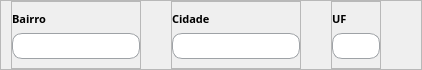
          <widget class="QFrame" name="frame_46">
           <property name="sizePolicy">
            <sizepolicy hsizetype="Preferred" vsizetype="Expanding">
             <horstretch>0</horstretch>
             <verstretch>0</verstretch>
            </sizepolicy>
           </property>
           <property name="minimumSize">
            <size>
             <width>0</width>
             <height>70</height>
            </size>
           </property>
           <property name="maximumSize">
            <size>
             <width>16777215</width>
             <height>70</height>
            </size>
           </property>
           <property name="frameShape">
            <enum>QFrame::StyledPanel</enum>
           </property>
           <property name="frameShadow">
            <enum>QFrame::Raised</enum>
           </property>
           <layout class="QGridLayout" name="gridLayout_41">
            <property name="leftMargin">
             <number>10</number>
            </property>
            <property name="topMargin">
             <number>0</number>
            </property>
            <property name="rightMargin">
             <number>0</number>
            </property>
            <property name="bottomMargin">
             <number>0</number>
            </property>
            <property name="horizontalSpacing">
             <number>30</number>
            </property>
            <property name="verticalSpacing">
             <number>9</number>
            </property>
            <item row="0" column="1">
             <widget class="QFrame" name="frame_50">
              <property name="maximumSize">
               <size>
                <width>150</width>
                <height>70</height>
               </size>
              </property>
              <property name="frameShape">
               <enum>QFrame::StyledPanel</enum>
              </property>
              <property name="frameShadow">
               <enum>QFrame::Raised</enum>
              </property>
              <layout class="QGridLayout" name="gridLayout_47">
               <property name="leftMargin">
                <number>0</number>
               </property>
               <property name="topMargin">
                <number>9</number>
               </property>
               <property name="rightMargin">
                <number>0</number>
               </property>
               <item row="0" column="0">
                <widget class="QLabel" name="label_41">
                 <property name="font">
                  <font>
                   <family>Raleway</family>
                   <pointsize>8</pointsize>
                   <weight>75</weight>
                   <bold>true</bold>
                  </font>
                 </property>
                 <property name="text">
                  <string>Cidade</string>
                 </property>
                </widget>
               </item>
               <item row="1" column="0">
                <widget class="QLineEdit" name="input_cidade">
                 <property name="sizePolicy">
                  <sizepolicy hsizetype="Expanding" vsizetype="Expanding">
                   <horstretch>0</horstretch>
                   <verstretch>0</verstretch>
                  </sizepolicy>
                 </property>
                 <property name="maximumSize">
                  <size>
                   <width>16777215</width>
                   <height>30</height>
                  </size>
                 </property>
                 <property name="font">
                  <font>
                   <family>Raleway</family>
                  </font>
                 </property>
                 <property name="styleSheet">
                  <string notr="true">QLineEdit {
	background-color:white;
	border-radius: 10px;
	border: 1px solid rgb(158, 162, 166);
	padding-left: 20px;
}</string>
                 </property>
                </widget>
               </item>
              </layout>
             </widget>
            </item>
            <item row="0" column="3">
             <spacer name="horizontalSpacer_9">
              <property name="orientation">
               <enum>Qt::Horizontal</enum>
              </property>
              <property name="sizeHint" stdset="0">
               <size>
                <width>40</width>
                <height>20</height>
               </size>
              </property>
             </spacer>
            </item>
            <item row="0" column="2">
             <widget class="QFrame" name="frame_52">
              <property name="maximumSize">
               <size>
                <width>50</width>
                <height>70</height>
               </size>
              </property>
              <property name="frameShape">
               <enum>QFrame::StyledPanel</enum>
              </property>
              <property name="frameShadow">
               <enum>QFrame::Raised</enum>
              </property>
              <layout class="QGridLayout" name="gridLayout_49">
               <property name="leftMargin">
                <number>0</number>
               </property>
               <property name="topMargin">
                <number>9</number>
               </property>
               <property name="rightMargin">
                <number>0</number>
               </property>
               <item row="0" column="0">
                <widget class="QLabel" name="label_37">
                 <property name="font">
                  <font>
                   <family>Raleway</family>
                   <pointsize>8</pointsize>
                   <weight>75</weight>
                   <bold>true</bold>
                  </font>
                 </property>
                 <property name="text">
                  <string>UF</string>
                 </property>
                </widget>
               </item>
               <item row="1" column="0">
                <widget class="QLineEdit" name="input_uf">
                 <property name="sizePolicy">
                  <sizepolicy hsizetype="Expanding" vsizetype="Expanding">
                   <horstretch>0</horstretch>
                   <verstretch>0</verstretch>
                  </sizepolicy>
                 </property>
                 <property name="maximumSize">
                  <size>
                   <width>16777215</width>
                   <height>30</height>
                  </size>
                 </property>
                 <property name="font">
                  <font>
                   <family>Raleway</family>
                  </font>
                 </property>
                 <property name="styleSheet">
                  <string notr="true">QLineEdit {
	background-color:white;
	border-radius: 10px;
	border: 1px solid rgb(158, 162, 166);
	padding-left: 20px;
}</string>
                 </property>
                </widget>
               </item>
              </layout>
             </widget>
            </item>
            <item row="0" column="0">
             <widget class="QFrame" name="frame_51">
              <property name="maximumSize">
               <size>
                <width>150</width>
                <height>70</height>
               </size>
              </property>
              <property name="frameShape">
               <enum>QFrame::StyledPanel</enum>
              </property>
              <property name="frameShadow">
               <enum>QFrame::Raised</enum>
              </property>
              <layout class="QGridLayout" name="gridLayout_48">
               <property name="leftMargin">
                <number>0</number>
               </property>
               <property name="topMargin">
                <number>9</number>
               </property>
               <property name="rightMargin">
                <number>0</number>
               </property>
               <item row="0" column="0">
                <widget class="QLabel" name="label_42">
                 <property name="font">
                  <font>
                   <family>Raleway</family>
                   <pointsize>8</pointsize>
                   <weight>75</weight>
                   <bold>true</bold>
                  </font>
                 </property>
                 <property name="text">
                  <string>Bairro</string>
                 </property>
                </widget>
               </item>
               <item row="1" column="0">
                <widget class="QLineEdit" name="input_bairro">
                 <property name="sizePolicy">
                  <sizepolicy hsizetype="Expanding" vsizetype="Expanding">
                   <horstretch>0</horstretch>
                   <verstretch>0</verstretch>
                  </sizepolicy>
                 </property>
                 <property name="maximumSize">
                  <size>
                   <width>16777215</width>
                   <height>30</height>
                  </size>
                 </property>
                 <property name="font">
                  <font>
                   <family>Raleway</family>
                  </font>
                 </property>
                 <property name="styleSheet">
                  <string notr="true">QLineEdit {
	background-color:white;
	border-radius: 10px;
	border: 1px solid rgb(158, 162, 166);
	padding-left: 20px;
}</string>
                 </property>
                </widget>
               </item>
              </layout>
             </widget>
            </item>
           </layout>
          </widget>
